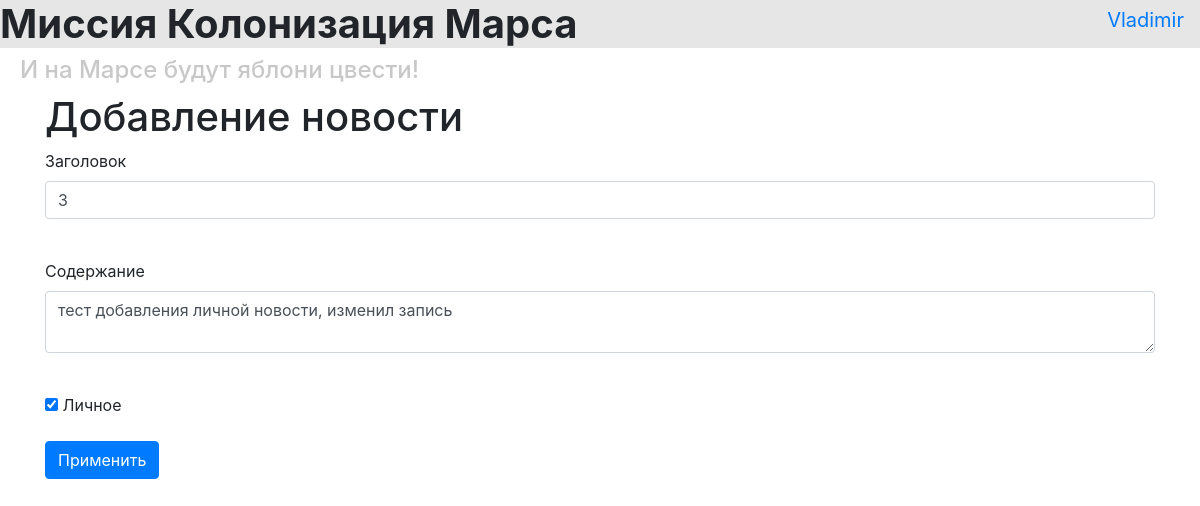
Screenshot of /news/5 (signed in) with the database file from the repository.
### data/users.py (models this page shows, shortened)
class User(SqlAlchemyBase, UserMixin):
    __tablename__ = 'users'
    id = sqlalchemy.Column(sqlalchemy.Integer, primary_key=True, autoincrement=True)
    surname = sqlalchemy.Column(sqlalchemy.String, nullable=True)
    name = sqlalchemy.Column(sqlalchemy.String, nullable=True)
    age = sqlalchemy.Column(sqlalchemy.Integer, nullable=True)
    position = sqlalchemy.Column(sqlalchemy.String, nullable=True)
    speciality = sqlalchemy.Column(sqlalchemy.String, nullable=True)
    address = sqlalchemy.Column(sqlalchemy.String, nullable=True)
    email = sqlalchemy.Column(sqlalchemy.String, index=True, unique=True, nullable=True)
    hashed_password = sqlalchemy.Column(sqlalchemy.String, nullable=True)
    modified_date = sqlalchemy.Column(sqlalchemy.DateTime, default=datetime.datetime.now)
    news = orm.relationship("News", back_populates='user')

### data/news.py (models this page shows)
class News(SqlAlchemyBase):
    __tablename__ = 'news'
    id = sqlalchemy.Column(sqlalchemy.Integer,
                           primary_key=True, autoincrement=True)
    title = sqlalchemy.Column(sqlalchemy.String, nullable=True)
    content = sqlalchemy.Column(sqlalchemy.String, nullable=True)
    created_date = sqlalchemy.Column(sqlalchemy.DateTime,
                                     default=datetime.datetime.now)
    is_private = sqlalchemy.Column(sqlalchemy.Boolean, default=True)
    user_id = sqlalchemy.Column(sqlalchemy.Integer,
                                sqlalchemy.ForeignKey("users.id"))
    user = orm.relationship('User')

### main.py (the view, shortened to what this page needs)
@app.route('/news/<int:id>', methods=['GET', 'POST'])
@login_required
def edit_news(id):
    form = NewsForm()
    if request.method == "GET":
        news = db_sess.query(News).filter(News.id == id,
                                          News.user == current_user
                                          ).first()
        if news:
            form.title.data = news.title
            form.content.data = news.content
            form.is_private.data = news.is_private
        else:
            abort(404)
    return render_template('news.html',
                           title='Редактирование новости',
                           form=form
                           )

### data/forms/newsform.py
class NewsForm(FlaskForm):
    title = StringField('Заголовок', validators=[DataRequired()])
    content = TextAreaField("Содержание")
    is_private = BooleanField("Личное")
    submit = SubmitField('Применить')

### main.py (called while the page is built)
@login_manager.user_loader
def load_user(user_id):
    return db_sess.query(User).get(user_id)

### templates/news.html (shortened to what this page needs)
{% extends "base.html" %}
{% block content %}
<h1>Добавление новости</h1>
<form action="" method="post">
    <p>
        {{ form.title.label }}<br>
        {{ form.title(class="form-control") }}<br>
    </p>
    <p>
        {{ form.content.label }}<br>
        {{ form.content(class="form-control") }}<br>
    </p>
    <p>{{ form.is_private() }} {{ form.is_private.label }}</p>
    <p>{{ form.submit(type="submit", class="btn btn-primary") }}</p>
</form>
{% endblock %}

### templates/base.html (shortened to what this page needs)
<!doctype html>
<html lang="en">
<head>
    <link rel="stylesheet"
          href="https://stackpath.bootstrapcdn.com/bootstrap/4.4.1/css/bootstrap.min.css"
>
    <link rel="stylesheet" href="{{ url_for('static', filename='style.css') }}">
</head>
<body>
<header>
    <h1 style="background-color: rgb(230, 230, 230)"><strong>Миссия Колонизация Марса</strong></h1>
    <h4 style="color: rgb(200, 200, 200)">И на Марсе будут яблони цвести!</h4>
    <nav>
    {% if current_user.is_authenticated %}
        <a class="navbar-brand" href="/logout">{{ current_user.name }}</a>
    {% else %}
        <p>
            <a class="btn btn-primary " href="/register">Зарегистрироваться</a>
            <a class="btn btn-success" href="/login">Войти</a>
        </p>
    {% endif %}
    </nav>
</header>
<main role="main" class="container">
    {% block content %}{% endblock %}
</main>
</body>
</html>

### static/style.css (style rules this page uses)
h4 { color: gray; padding-left: 20px; }
nav { position: absolute; top: 0; right: 0; }

### rows the page displays
User: name "Vladimir"
News: title "3", content "тест добавления личной новости, изменил запись", is_private "☑"
